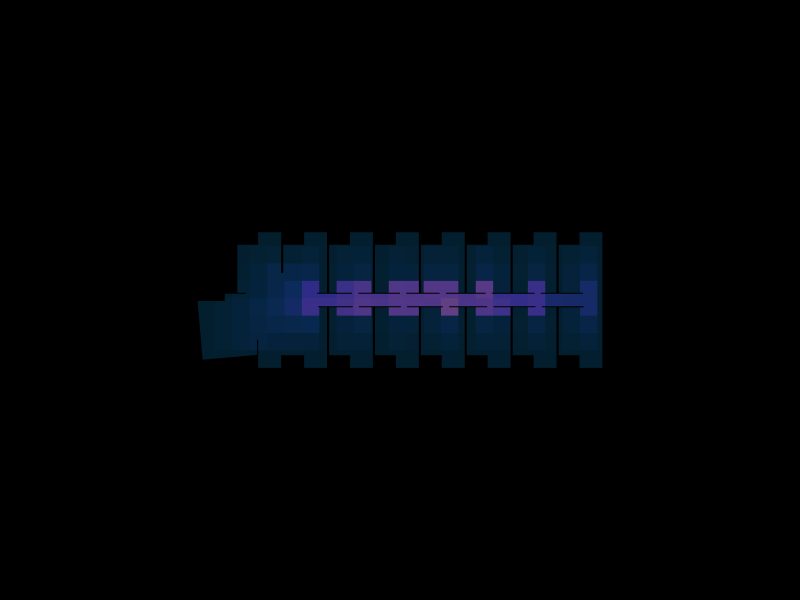

This figure's notebook cell:
### Code cell
Topology.Show(faces,
              faceColorKey="bc_color",
              faceOpacity=1,
              showEdges=False,
              showVertices=False,
              camera=[0, 0, 6],
              backgroundColor="black",
              width=800, height=600,
              renderer=renderer)
